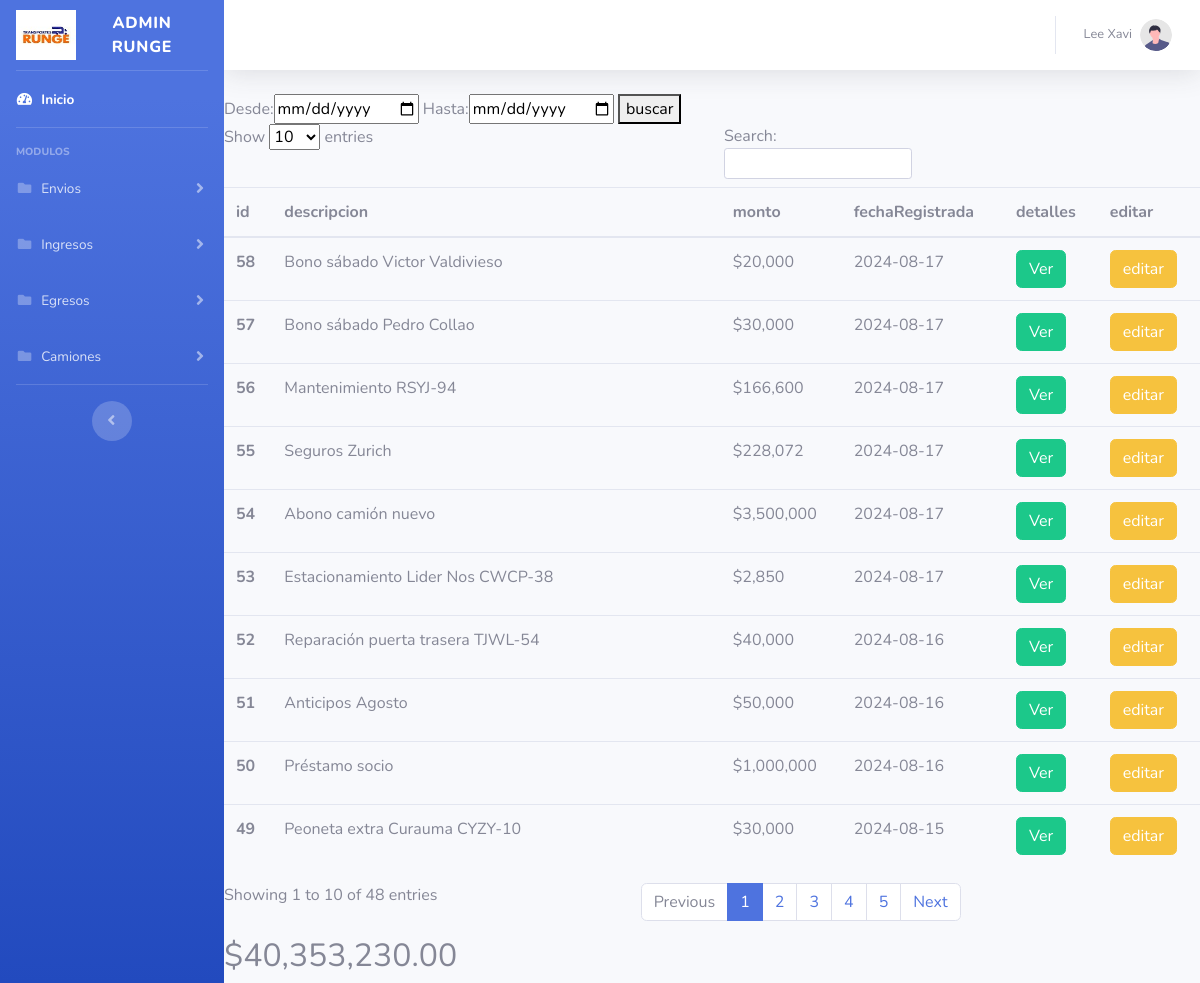
Before: /php/viewEgresosManuales.php (signed in) with the older database file.
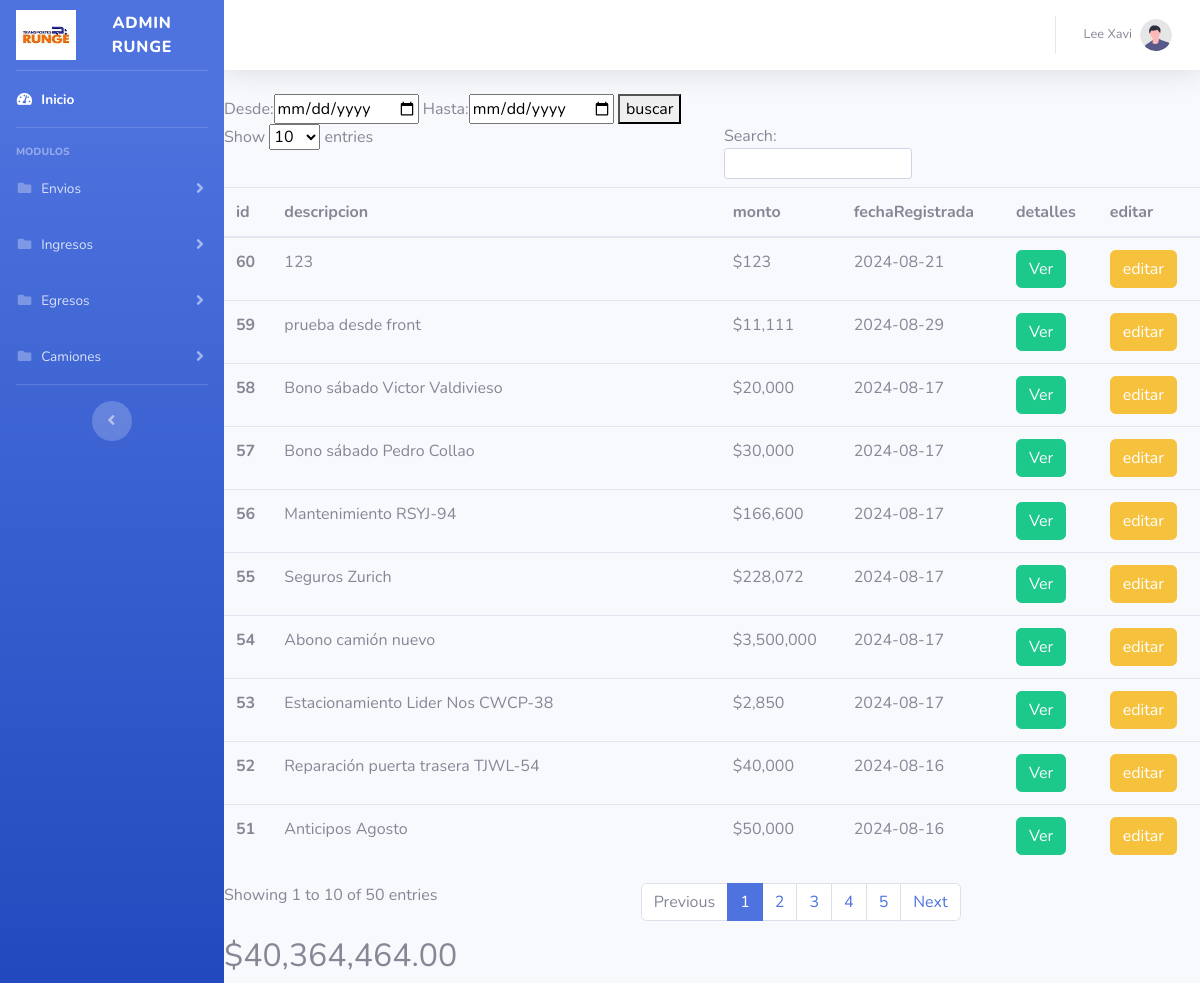
After: the same page with the newer database file.
### tables this page shows
CREATE TABLE `egresosmanuales` (
  `idEgresosManuales` int(11) NOT NULL,
  `descripcionEgresosManuales` text DEFAULT NULL,
  `montoEgresosManuales` double DEFAULT NULL,
  `fechaRegistrada` date DEFAULT NULL
);

### php/egresosmanuales.php (called while the page is built, shortened)
<?php
function listarEgresosManuales($con)
{
    $mensaje = "no hay Egresos manuales registrados";
    $usuarios = [];
    $sqlUsarios = "SELECT* from egresosmanuales;";
    $resultUsuarios = $con->query($sqlUsarios);
    if ($resultUsuarios->num_rows > 0) {
        while ($rowUsuarios = $resultUsuarios->fetch_assoc()) {
            $usuarios[] = $rowUsuarios;
        }
    } else {
        return $mensaje;
    }
    return $usuarios;
}
function sumatoriaEgresosManuales($listarEgresosmanuales)
{
    $total = 0;
    $resultados = $listarEgresosmanuales;
    $tipoderepuesta = gettype($resultados);
    if ($tipoderepuesta == "array") {
        $total = 0;
        foreach ($resultados as $egreso) {
            $total += $egreso['montoEgresosManuales'];
        }
    } else if ($tipoderepuesta == "string") {
        $total = 0;
    }
    return $total;
}

### php/viewEgresosManuales.php (the view, shortened to what this page needs)
<?php
include_once('conection.php');
include_once('egresosmanuales.php');
$egresos = listarEgresosManuales($conexion);
$total = sumatoriaEgresosManuales($egresos);
?>
<!DOCTYPE html>
<html lang="en">
<head>
    <link href="../vendor/fontawesome-free/css/all.min.css" rel="stylesheet" type="text/css">
    <link href="../css/sb-admin-2.min.css" rel="stylesheet">
</head>
<body id="page-top">
    <div id="wrapper">
        <?php
            include_once('menucomponent.php');
            ?>
        <div id="content-wrapper" class="d-flex flex-column">
            <div id="content">
                <nav class="navbar navbar-expand navbar-light bg-white topbar mb-4 static-top shadow">
                    <ul class="navbar-nav ml-auto">
                        <li class="nav-item dropdown no-arrow">
                            <a class="nav-link dropdown-toggle" href="#" id="userDropdown" role="button" data-toggle="dropdown" aria-haspopup="true" aria-expanded="false">
                                <span class="mr-2 d-none d-lg-inline text-gray-600 small">Lee Xavi</span>
                                <img class="img-profile rounded-circle" src="../img/undraw_profile.svg">
                            </a>
                        </li>
                    </ul>
                </nav>
                <div class="table-responsive">
                    <form action="egresosfiltrados.php" method="POST">
                        Desde:<input type="date" name="desde" id="">
                        Hasta:<input type="date" name="hasta" id="">
                        <button type="submit">buscar</button>
                    </form>
                    <table class="table" id="myTable">
                        <thead>
                            <tr>
                                <th scope="col">id</th>
                                <th scope="col">descripcion</th>
                                <th scope="col">monto</th>
                                <th scope="col">fechaRegistrada</th>
                                <th scope="col">detalles</th>
                                <th scope="col">editar</th>
                            </tr>
                        </thead>
                        <tbody>
                            <?php
                            $tipodeRespuesta = gettype($egresos);
                            if ($tipodeRespuesta == 'array') {
                                foreach ($egresos as $egreso) {
                                    echo '
                                <tr>
                                <th scope="row">' . $egreso['idEgresosManuales'] . '</th>
                                <td>' . $egreso['descripcionEgresosManuales'] . '</td>
                                <td>$' . number_format($egreso['montoEgresosManuales']) . '</td>
                                 <td>' . $egreso['fechaRegistrada'] . '</td>
                                <td>
                                <form action="detalleEnvio.php" method="POST">
                                <input type="hidden" id="linkFoto" name="idEnvio" value="' . $egreso['idEgresosManuales'] . '" />
                                <button type="submit" class="btn btn-success">Ver</button>
                                </form>
                                </td>
                                 <td>
                                <form action="editarEnvioView.php" method="POST">
                                <input type="hidden" id="linkFoto" name="idEnvio" value="' . $egreso['idEgresosManuales'] . '" />
                                <button type="submit" class="btn btn-warning">editar</button>
                                </form>
                                </td>
                                 </tr>
                                ';
                                }
                            } else if ($tipodeRespuesta == 'string') {
                                echo '<tr><td colspan="5">No se encontraron ingresos manuales.</td></tr>';
                            }
                            ?>
                        </tbody>
                    </table>
                    <h2><?php echo '$' . number_format($total, 2, '.', ',') ?></h2>
                </div>
            </div>
        </div>
</body>
</html>

Changed rows visible on the page:
no longer on this page (row unchanged): egresosmanuales: idEgresosManuales "49", descripcionEgresosManuales "Peoneta extra Curauma CYZY-10", montoEgresosManuales "30,000", fechaRegistrada "2024-08-15"
no longer on this page (row unchanged): egresosmanuales: idEgresosManuales "50", descripcionEgresosManuales "Préstamo socio", montoEgresosManuales "1,000,000", fechaRegistrada "2024-08-16"
added egresosmanuales: idEgresosManuales "59", descripcionEgresosManuales "prueba desde front", montoEgresosManuales "11,111", fechaRegistrada "2024-08-29"
added egresosmanuales: idEgresosManuales "60", descripcionEgresosManuales "123", montoEgresosManuales "123", fechaRegistrada "2024-08-21"
Other visible differences:
text written by a page script: "Show entries Search: Showing 1 to 10 of 48 entries Previous 1 2 3 4 5 Next" → "Show entries Search: Showing 1 to 10 of 50 entries Previous 1 2 3 4 5 Next"
$total: "40,353,230.00" → "40,364,464.00"
